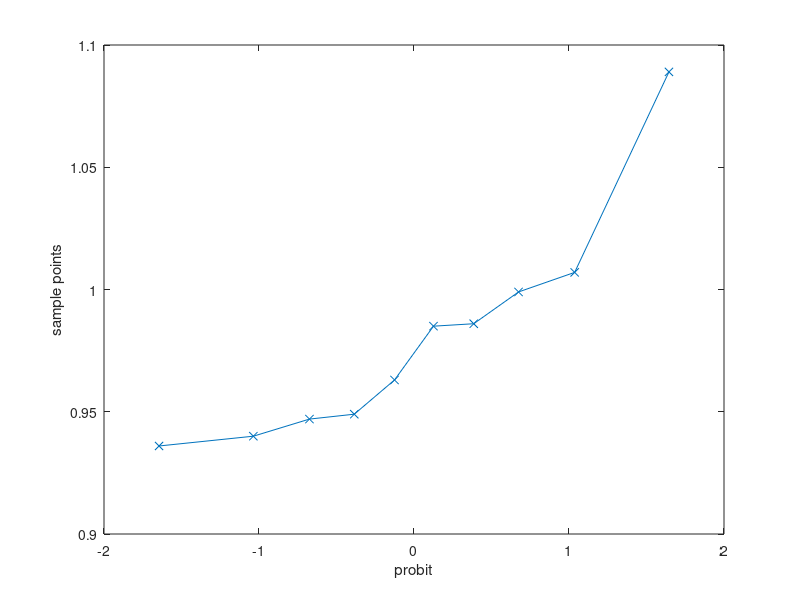

Write the MATLAB code that produced this figure.
%% 1. 1 micron for true mean thickness, assume layer thickness is normally 
% distributed. 
silicon_width = [0.940,0.985,0.986,0.936,0.999,1.089,0.949,1.007,0.947,0.963];

% a. i) Conduct a hypothesis test to determine whether the true mean
% thickness differs from the target value of 1 micron. Use a significance
% level of 0.05.
[h,p,ci] = ttest(silicon_width, 1) % ttest method
% h is 1 if the test rejects the null hypothesis at the given significance
% level

% OR manually
% calculate observed test statistic
xbar = mean(silicon_width); s = std(silicon_width); n = length(silicon_width)
t.stat = (xbar - 1)/(s/sqrt(n)) % which follows the t_9 student t distribution
tcdf(-abs(t.stat),n-1) + (1-tcdf(abs(t.stat), n-1))

% a. ii) Construct a 95% confidence interval for the true current mean µ. 
% Use this interval to determine whether the mean thickness has changed 
% from its target value.
ci

% b) Discuss the relationship of the 95% confidence interval and the 
% corresponding hypothesis test.

% The 95% CI contains the true mean thickness of 1 micron, agrees with the
% hypothesis test also at a significant level of 0.05. It only makes sense
% to compare the two if they use the same significant level.

% c) Where possible, check the assumptions you made
% We assumed normality. We can check by using qqplot
qqplot(silicon_width)

%% 2) Ignition of substrate experiment
% n = 48, 16 resulted in ignition. The experimenters hope for at least a
% 50% ignition rate, and want to test for evidence that ignition rate is
% lower than this.

% a) State the appropriate null and alternative hypotheses, making sure you
% define all terms.

% Null hypothesis -> p_hat = 0.5 
% Alternate hypothesis -> p_hat < 0.5

% b) What is the sample proportion?
p_hat = 16/48

% c) What is the rejection region for the sample proportion, at the 0.05
% significant level
norminv(0.05)
% The critical value is -1.6449. The rejection region is given by
0.5 + norminv(0.05)*sqrt((0.5*(1-0.5))/48)
% The rejection region is given by [0, 0.3813)

% d) Is there evidence that the true ignition rate is less than 50%? 
% Since the observed sample proportion (~0.333) lies within the rejection
% region, this will lead to a rejection of H_0. Therefore, this agrees with
% the conclusion if we compare the observed test statistic with the
% critical value, as the observed test statistic (-2.3094) is less than the
% critical value of norminv(0.05) = -1.6449. We can also conduct the
% hypothesis test by computing the p-value, which is computed by
% normcdf(t.stat) = 0.0105. 

t.stat = (1/3 - 0.5)/sqrt((0.5*(1-0.5))/48)
normcdf(t.stat)

% e) What assumptions did you make in this test? Where possible, check if
% they were reasonable.

